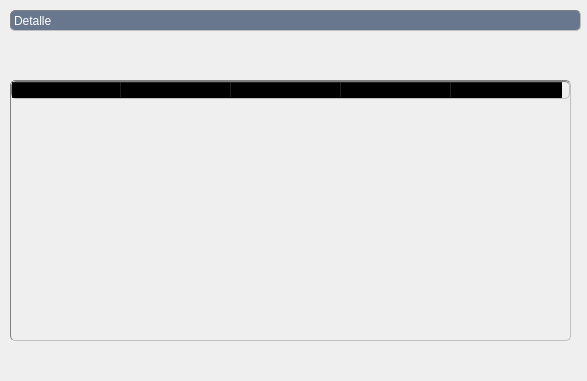
<?xml version="1.0" encoding="UTF-8"?>
<ui version="4.0">
 <class>Dialog</class>
 <widget class="QDialog" name="Dialog">
  <property name="geometry">
   <rect>
    <x>0</x>
    <y>0</y>
    <width>587</width>
    <height>381</height>
   </rect>
  </property>
  <property name="windowTitle">
   <string>Dialog</string>
  </property>
  <property name="styleSheet">
   <string notr="true">QMainWindow{
background:qlineargradient(spread:pad, x1:0, y1:0, x2:1, y2:1, stop:0 rgba(193, 197, 255, 255), stop:0.130682 rgba(228, 228, 245, 255), stop:0.528409 rgba(255, 255, 255, 255));
border: 1px solid black;
} 
QFrame {
 border: 1px inset gray;
 border-radius: 5px;
 background:  transparent;
}

QLabel {/*titulos de pág*/
border: 1px inset gray;
font: bold 12pt &quot;Calibri&quot;;
background:#68778e;
color:white;
qproperty-alignment: AlignCenter
}
QTableWidget {
 background: transparent;
 color: black;
 font:10pt &quot;Calibri&quot;;
 text-align: center;
 gridline-color: rgb(165, 165, 165);
}
.QPushButton {
background: qlineargradient(
  x1:0, y1:0, x2:0, y2:1,
  stop:0 #68778e,
  stop: 0.4 #5c637d
  stop: 0.5 #717990,
  stop:1 #bec1d2
 );
 color: white;
}
.QPushButton:pressed {
background: qlineargradient(
  x1:0, y1:0, x2:0, y2:1,
  stop:0 #68778e,
  stop: 0.4 #5c637d
  stop: 0.5 #717990,
  stop:1 #bec1d2
 );
 color: black;
}
.QPushButton:checked {
 color: black;
}

QLineEdit {
     border: 1px inset darkblue;
     border-radius: 5px;
     background:white;
     selection-background-color: darkgray;
 }</string>
  </property>
  <widget class="QLabel" name="label">
   <property name="geometry">
    <rect>
     <x>10</x>
     <y>10</y>
     <width>571</width>
     <height>21</height>
    </rect>
   </property>
   <property name="text">
    <string>Detalle</string>
   </property>
  </widget>
  <widget class="QTableWidget" name="tableWidget">
   <property name="geometry">
    <rect>
     <x>10</x>
     <y>80</y>
     <width>561</width>
     <height>261</height>
    </rect>
   </property>
   <attribute name="horizontalHeaderDefaultSectionSize">
    <number>110</number>
   </attribute>
   <column>
    <property name="text">
     <string>ID</string>
    </property>
   </column>
   <column>
    <property name="text">
     <string>Ítem</string>
    </property>
   </column>
   <column>
    <property name="text">
     <string>Descripción</string>
    </property>
   </column>
   <column>
    <property name="text">
     <string>Cantidad</string>
    </property>
   </column>
   <column>
    <property name="text">
     <string>Costo</string>
    </property>
   </column>
  </widget>
 </widget>
 <resources/>
 <connections/>
</ui>
